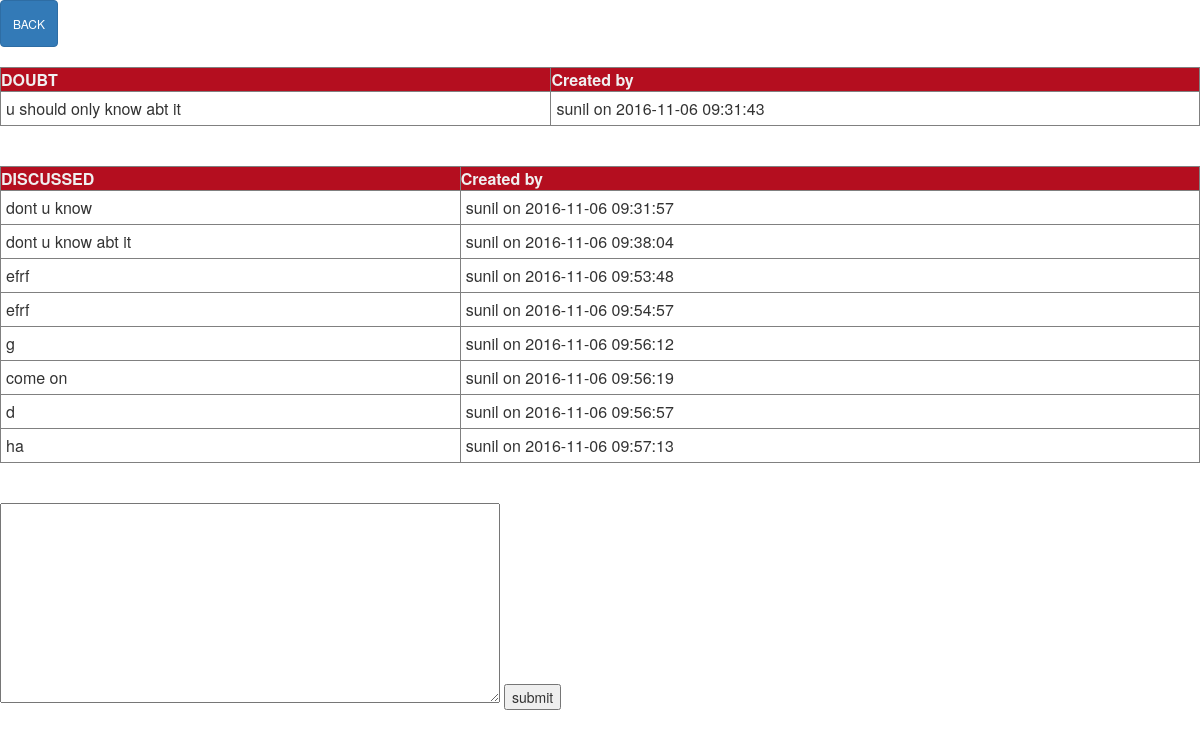
Screenshot of /topicdisc2.php?tid=38 with the database file from the repository.
### tables this page shows
CREATE TABLE IF NOT EXISTS `topicsstu` (
  `topic_id` int(11) NOT NULL AUTO_INCREMENT,
  `topic_subject` varchar(255) NOT NULL,
  `topic_date` datetime NOT NULL,
  `topic_name` varchar(500) NOT NULL,
  `topic_description` varchar(500) NOT NULL,
  `topic_by` int(11) NOT NULL,
  `subject_id` int(11) NOT NULL,
  PRIMARY KEY (`topic_id`)
);

CREATE TABLE IF NOT EXISTS `students` (
  `sid` int(11) NOT NULL AUTO_INCREMENT,
  `Name` varchar(100) NOT NULL,
  `Password` varchar(100) NOT NULL,
  `Roll_No` varchar(11) NOT NULL,
  `email_Id` varchar(40) NOT NULL,
  `Phone_no` int(11) NOT NULL,
  PRIMARY KEY (`sid`),
  UNIQUE KEY `email_Id` (`email_Id`)
);

CREATE TABLE IF NOT EXISTS `posts` (
  `post_id` int(8) NOT NULL AUTO_INCREMENT,
  `post_content` text NOT NULL,
  `post_date` datetime NOT NULL,
  `post_topic` int(8) NOT NULL,
  `post_by` int(8) NOT NULL,
  PRIMARY KEY (`post_id`)
);

### topicdisc2.php (the view, shortened to what this page needs)
<html>
<head>
  <link rel="stylesheet" href="css/bootstrap.min.css" type="text/css" />
<head>
<body>
<?php
$cid=$_SESSION['cid1'];
include_once 'dbconnect.php';
echo "<a href=stupage.php class='btn btn-primary' role='button'><h6>BACK</h6> </a><br>";
echo "<br>";
  $res1=mysqli_query($con,"select * from topicsstu where topic_id=$cid");
  $n1=mysqli_fetch_array($res1);
   $sid=$n1['topic_by'];
      $dat=$n1['topic_date'];
      $n11= $n1['topic_description'];
   echo "<tr>";
   if(mysqli_num_rows($res1)!=0)
   {
       $a1=mysqli_query($con,"select * from students where sid=$sid");
       $a2=mysqli_fetch_array($a1);
       $name=$a2['Name'];
  echo '<table border="1">
                      <tr>
                        <th>DOUBT</th>
                        <th>Created by</th>
                      </tr>';
echo "<tr>";
  echo "<td>";
echo "$n11";
  echo "</td>";
  echo "<td>";
  echo "$name on $dat";
    echo "</td>";
echo "</tr>";
echo "</table>";
   $r1=mysqli_query($con,"select * from posts where post_topic=$cid order by post_date");
   echo "<br><br>";
  echo '<table border="1">
                      <tr>
                        <th>DISCUSSED</th>
                        <th>Created by</th>
                      </tr>';
  while($n=mysqli_fetch_array($r1))
  {
  	$sid1=$n['post_by'];
  	$a11=mysqli_query($con,"select * from students where sid=$sid1");
       $a22=mysqli_fetch_array($a11);
     $post=  $n['post_content'];
     $name=$a22['Name'];
     $dat= $n['post_date'];
 echo "<tr>";
  echo "<td>";
echo "$post";
  echo "</td>";
  echo "<td>";
  echo "$name on $dat";
    echo "</td>";
echo "</tr>";
  }
 echo " </table>";
echo "<br><br>";
  }
?>
<form method="GET" action="<?php echo "topicdisc3.php?tid=$cid";?>">
<textarea name="reply-content"></textarea>
<input type="submit" name="submit" value="submit" />
</form>
</body>
</html>

### topicdisc2.php (style rules this page uses)
table { border-collapse: collapse; width: 100%; }
th { background-color: #B40E1F; color: #F0F0F0; }
td { padding: 5px; }
textarea { width: 500px; height: 200px; }

### rows the page displays
topicsstu: topic_description "u should only know abt it", topic_date "2016-11-06 09:31:43"
students: Name "sunil"
posts: post_content "dont u know", students.Name "sunil", post_date "2016-11-06 09:31:57"
posts: post_content "dont u know abt it", students.Name "sunil", post_date "2016-11-06 09:38:04"
posts: post_content "efrf", students.Name "sunil", post_date "2016-11-06 09:53:48"
posts: post_content "efrf", students.Name "sunil", post_date "2016-11-06 09:54:57"
posts: post_content "g", students.Name "sunil", post_date "2016-11-06 09:56:12"
posts: post_content "come on", students.Name "sunil", post_date "2016-11-06 09:56:19"
posts: post_content "d", students.Name "sunil", post_date "2016-11-06 09:56:57"
posts: post_content "ha", students.Name "sunil", post_date "2016-11-06 09:57:13"
